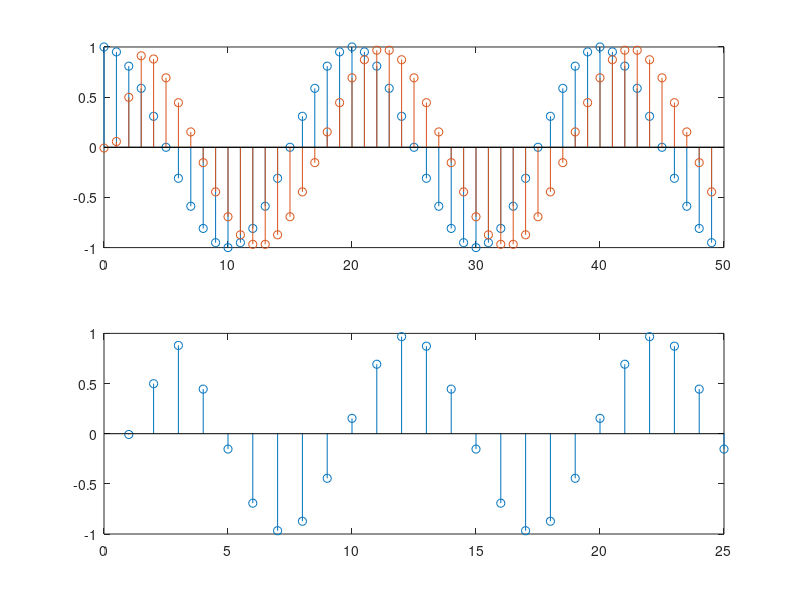

The MATLAB source for this figure:
clc; clear all; close all;
N = 50;
n = 0:1:N-1;
x= cos(2*pi*n/20);
subplot(2,1,1);
stem(n,x);
hold on;
a=1;
b=fir1(5,0.5,'low');
y=filter(b,a,x);
stem(n,y);
hold off;

M=2;
x=y(1:M:N);
n1=1:1:(N/M);
subplot(2,1,2);
stem(n1,x);